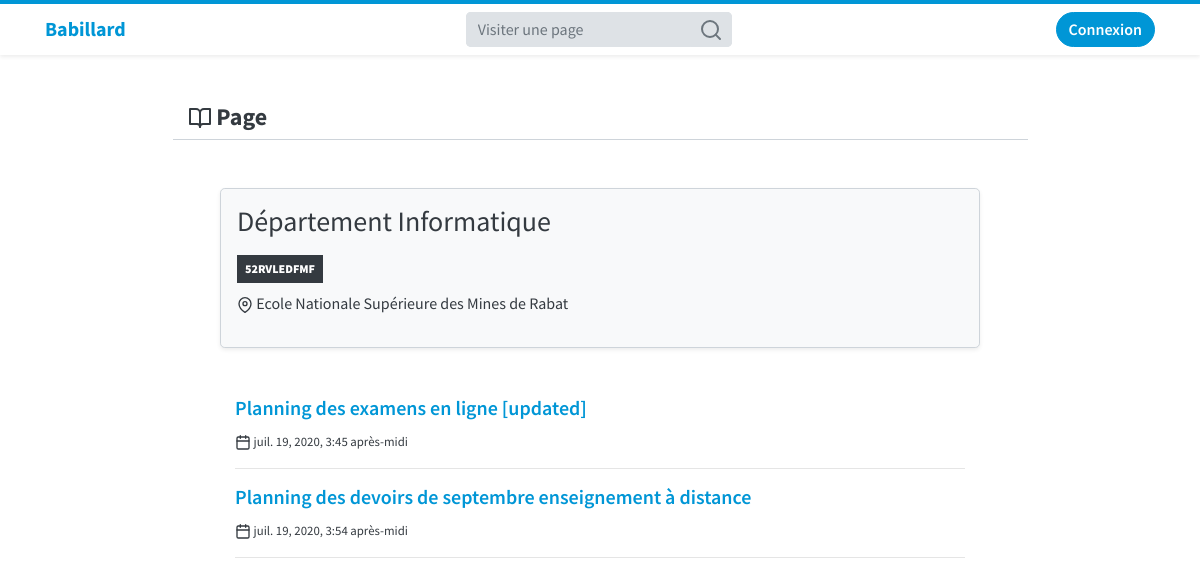
The app's page /page/8/, older data.
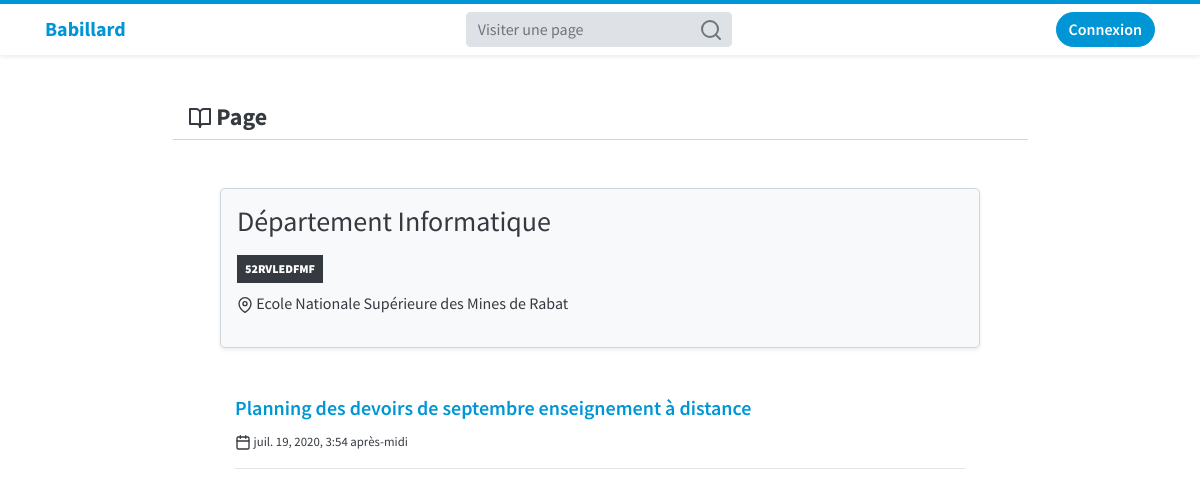
The same page, newer data.
### pages/models.py (models this page shows, shortened)
class Page(models.Model):
	name = models.CharField(max_length=150, verbose_name='Nom de la page')
	user = models.ForeignKey(User, on_delete=models.CASCADE)
	organisme = models.CharField(max_length=150, verbose_name="Nom de l'organisme (facultatif)", blank=True)
	code = models.CharField(max_length=10, default='0000000000')
	private = models.BooleanField(default=False, verbose_name="Page privé", help_text="Seuls les utilisateurs autorisés peuvent visiter la page et voir ses annonces")
	members = models.ManyToManyField(User, related_name='members', blank=True)
	abonn = models.ManyToManyField(User, related_name='abonn', blank=True)
	login_req = models.BooleanField(default=False, verbose_name="Authentification requise", help_text="Cochez cette case si les utilisateurs annonymes ne sont pas autorisés à visiter la page et voir ses annonces")

class Annonce(models.Model):
	title = models.CharField(max_length=255, verbose_name="Titre de l'annonce")
	content = models.TextField(verbose_name="Contenu")
	page = models.ForeignKey(Page, on_delete=models.CASCADE)
	date_posted = models.DateTimeField(auto_now_add=True)
	date_archive = models.DateTimeField(blank = True , null = True , verbose_name = "Date d'archivage (facultative)")
	archive = models.BooleanField(default = False)

### pages/views.py (the view)
# urls.py: path('page/<int:page_id>/', pages_views.page, name='page'),
def page(request, page_id):
	page = Page.objects.get(id=page_id)
	if page.login_req and not request.user.is_authenticated:
		return redirect('login')
	if page.private and request.user not in page.members.all():
		raise PermissionDenied
	return render(request, 'page.html', {'page': page})

### users/forms.py
class UpdateForm(forms.ModelForm):
	class Meta:
		model = User
		fields = ['username', 'first_name', 'last_name', 'email']

### users/views.py (called while the page is built)
def update_form(request):
	if request.user.is_authenticated:
		instance = request.user
		up_form = UpdateForm(instance = instance)
	else:
		up_form = UpdateForm()
	return {'up_form': up_form}

### templates/page.html (shortened to what this page needs)
{% extends 'home.html' %}
{% block main %}
	    <div class="row justify-content-center mt-5">
	      <div class="col-md-9 border-bottom">
	        <h4><strong> Page</strong></h4>
	      </div>
	    </div>
	    <div class="row justify-content-center py-5">
	    <div class="col-md-8 bg-light shadow-sm rounded p-3 border">
	    <div class="row">
	    <div class="col-md-9">
	      <p class="m-0"><h3 class="d-inline">{{page.name}}</h3>
	      </p>
	      <h3 class="badge badge-dark p-2 rounded-0"><strong>{{page.code}}</strong></h3>
	      {% if page.organisme %}
	      <p> {{page.organisme}}</p>
	      {% endif %}
	      </div>
	      <div class="col-md-3 text-right">
	      </div>
	      </div>
	    </div>
		</div>
		<div class="row justify-content-center">
			<div class="col-md-8">
				{% for ann in page.annonce_set.all %}
				<a href="{% url 'annonce' ann.id %}"><h5 class="font-weight-bold">{{ann.title}}</h5></a>
				<p><small> {{ann.date_posted}}</small>
				</p>
				<hr>
				{% endfor %}
			</div>
		</div>
{% endblock main %}

### templates/home.html (shortened to what this page needs)
{% extends 'base.html' %}
{% load static %}
{% load crispy_forms_tags %}
{% block content %}
    <nav class="navbar navbar-light bg-white navbar-border sticky-top shadow-sm">
    <div class="container">
      <a class="navbar-brand text-primary" href="{% url 'home' %}"><strong>Babillard</strong></a>
      <form method="GET" action="{% url 'search' %}" class="order-2 order-md-1 mt-2 mt-md-0">
        <div class="input-group bg-secondary rounded">
          <input class="form-control border-0 bg-secondary" placeholder="Visiter une page" name="search" type="search" required>
          <span class="input-group-append">
            <button class="btn btn-secondary rounded-right py-0 px-2" type="submit">
              <svg xmlns="http://www.w3.org/2000/svg" width="24" height="24" viewBox="0 0 24 24" fill="none" stroke="currentColor" stroke-width="2" stroke-linecap="round" stroke-linejoin="round" class="text-muted"><circle cx="11" cy="11" r="8"></circle><line x1="21" y1="21" x2="16.65" y2="16.65"></line></svg>
            </button>
          </span>
        </div>
      </form>
      {% if user.is_authenticated %}
      	<div class="dropleft order-1 order-md-2">
      	  <a class="text-dark" type="button" id="dropdownMenuButton" data-toggle="dropdown" aria-haspopup="true" aria-expanded="false">
      	  	<span class="font-weight-bold">{{user.first_name}}</span>
      	   <svg xmlns="http://www.w3.org/2000/svg" width="20" height="20" viewBox="0 0 24 24" fill="none" stroke="currentColor" stroke-width="2" stroke-linecap="round" stroke-linejoin="round" class="text-primary"><line x1="3" y1="12" x2="21" y2="12"></line><line x1="3" y1="6" x2="21" y2="6"></line><line x1="3" y1="18" x2="21" y2="18"></line></svg>
      	  </a>
      	  <div class="dropdown-menu shadow" aria-labelledby="dropdownMenuButton">
      	    <a class="dropdown-item" type="button" data-toggle="modal" data-target="#profil"><svg xmlns="http://www.w3.org/2000/svg" width="18" height="18" viewBox="0 2 24 24" fill="none" stroke="currentColor" stroke-width="2" stroke-linecap="round" stroke-linejoin="round" class="feather feather-user"><path d="M20 21v-2a4 4 0 0 0-4-4H8a4 4 0 0 0-4 4v2"></path><circle cx="12" cy="7" r="4"></circle></svg> Profil</a>
      	    <a class="dropdown-item" type="button" data-toggle="modal" data-target="#pages"><svg xmlns="http://www.w3.org/2000/svg" width="18" height="18" viewBox="0 2 24 24" fill="none" stroke="currentColor" stroke-width="2" stroke-linecap="round" stroke-linejoin="round" class="feather feather-grid"><rect x="3" y="3" width="7" height="7"></rect><rect x="14" y="3" width="7" height="7"></rect><rect x="14" y="14" width="7" height="7"></rect><rect x="3" y="14" width="7" height="7"></rect></svg> Pages</a>
      	    <a class="dropdown-item" type="button" data-toggle="modal" data-target="#abonnements"><svg xmlns="http://www.w3.org/2000/svg" width="18" height="18" viewBox="0 2 24 24" fill="none" stroke="currentColor" stroke-width="2" stroke-linecap="round" stroke-linejoin="round" class="feather feather-rss"><path d="M4 11a9 9 0 0 1 9 9"></path><path d="M4 4a16 16 0 0 1 16 16"></path><circle cx="5" cy="19" r="1"></circle></svg> Abonnements</a>
      	    <div class="dropdown-divider"></div>
      	     <a class="dropdown-item text-danger" href="{% url 'logout' %}"><svg xmlns="http://www.w3.org/2000/svg" width="18" height="18" viewBox="0 2 24 24" fill="none" stroke="currentColor" stroke-width="2" stroke-linecap="round" stroke-linejoin="round" class="feather feather-log-out"><path d="M9 21H5a2 2 0 0 1-2-2V5a2 2 0 0 1 2-2h4"></path><polyline points="16 17 21 12 16 7"></polyline><line x1="21" y1="12" x2="9" y2="12"></line></svg> Quitter</a>
      	  </div>
      	</div>
      {% else %}
      <a href="{% url 'login' %}" class="btn btn-primary rounded-pill order-1 order-md-2">Connexion</a>
      {% endif %}
    </div>
    </nav>
    <div class="container">
      {% block main %}{% endblock main %}
    </div>
{% endblock content %}

### templates/base.html (shortened to what this page needs)
{% load static %}
<!DOCTYPE html>
<html lang="fr">
  <head>
    <link rel="stylesheet" href="{% static 'css/bootstrap/bootstrap.min.css' %}">
  </head>
  <body>
    <div class="container-fluid px-0">
      {% block content %} {% endblock content %}
    </div>
  </body>
</html>

### templates/base.html (style rules this page uses)
.navbar-border { border-top: 4px solid #0096D6; }

Row changes from the older to the newer data that the page shows:
removed Annonce: title "Planning des examens en ligne [updated]", date_posted "juil. 19, 2020, 3:45 après-midi"
